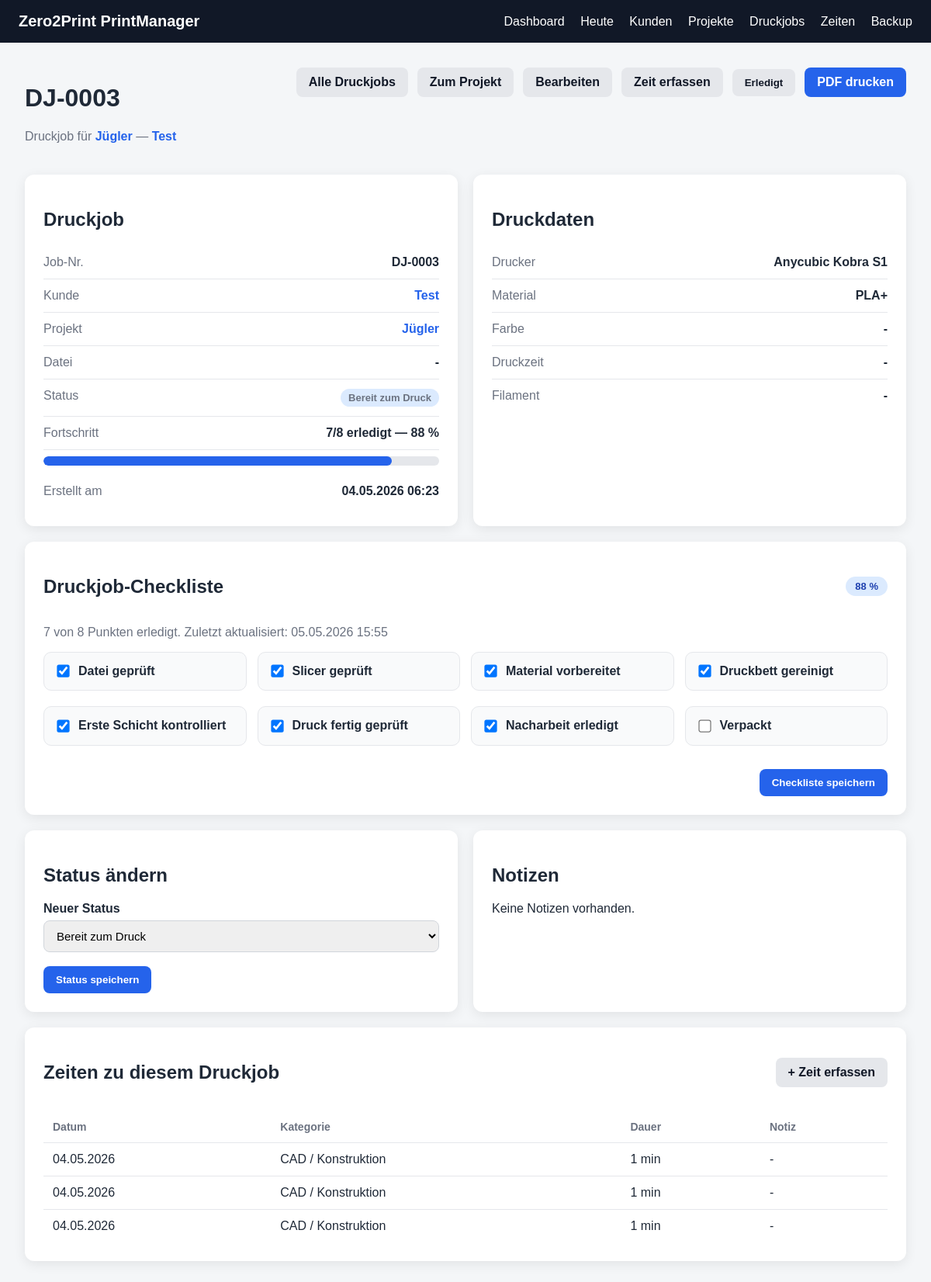
The page /jobs/3 on the database as committed earlier.
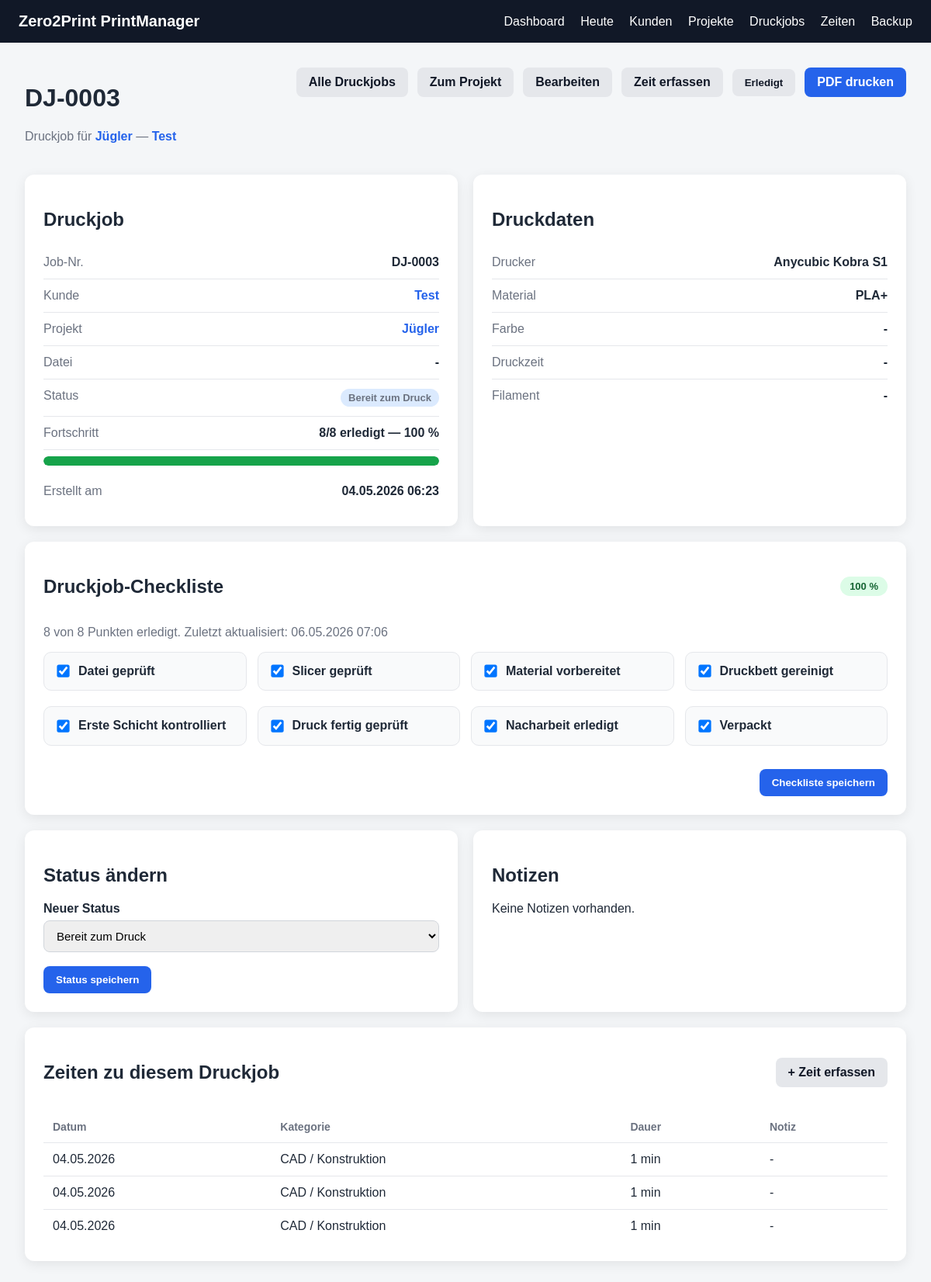
The same page on the database as committed later.
### app/models.py (models this page shows)
class PrintJob(Base):
    __tablename__ = "print_jobs"
    id = Column(Integer, primary_key=True, index=True)
    project_id = Column(Integer, ForeignKey("projects.id"), nullable=False)
    file_id = Column(Integer, ForeignKey("project_files.id"), nullable=True)
    printer_name = Column(String, nullable=True)
    material = Column(String, nullable=True)
    color = Column(String, nullable=True)
    planned_print_time = Column(String, nullable=True)
    planned_weight_grams = Column(Integer, nullable=True)
    status = Column(String, default="Bereit zum Druck")
    notes = Column(Text, nullable=True)
    created_at = Column(DateTime, default=datetime.utcnow)
    project = relationship("Project", back_populates="print_jobs")
    file = relationship("ProjectFile", back_populates="print_jobs")
    time_entries = relationship(
        "TimeEntry",
        back_populates="print_job"
    )
    checklist = relationship(
        "PrintJobChecklist",
        back_populates="print_job",
        uselist=False,
        cascade="all, delete-orphan"
    )

class Project(Base):
    __tablename__ = "projects"
    id = Column(Integer, primary_key=True, index=True)
    customer_id = Column(Integer, ForeignKey("customers.id"), nullable=False)
    name = Column(String, nullable=False)
    description = Column(Text, nullable=True)
    status = Column(String, default="Anfrage")
    deadline = Column(String, nullable=True)
    note = Column(Text, nullable=True)
    created_at = Column(DateTime, default=datetime.utcnow)
    customer = relationship("Customer", back_populates="projects")
    files = relationship(
        "ProjectFile",
        back_populates="project",
        cascade="all, delete-orphan"
    )
    print_jobs = relationship(
        "PrintJob",
        back_populates="project",
        cascade="all, delete-orphan"
    )
    time_entries = relationship(
        "TimeEntry",
        back_populates="project",
        cascade="all, delete-orphan"
    )

class Customer(Base):
    __tablename__ = "customers"
    id = Column(Integer, primary_key=True, index=True)
    name = Column(String, nullable=False)
    email = Column(String, nullable=True)
    phone = Column(String, nullable=True)
    note = Column(Text, nullable=True)
    created_at = Column(DateTime, default=datetime.utcnow)
    projects = relationship(
        "Project",
        back_populates="customer",
        cascade="all, delete-orphan"
    )

class PrintJobChecklist(Base):
    __tablename__ = "print_job_checklists"
    id = Column(Integer, primary_key=True, index=True)
    print_job_id = Column(Integer, ForeignKey("print_jobs.id"), nullable=False, unique=True)
    file_checked = Column(Boolean, default=False)
    slicer_checked = Column(Boolean, default=False)
    material_ready = Column(Boolean, default=False)
    bed_cleaned = Column(Boolean, default=False)
    first_layer_checked = Column(Boolean, default=False)
    print_finished_checked = Column(Boolean, default=False)
    post_processing_done = Column(Boolean, default=False)
    packed = Column(Boolean, default=False)
    updated_at = Column(DateTime, default=datetime.utcnow)
    print_job = relationship("PrintJob", back_populates="checklist")

class TimeEntry(Base):
    __tablename__ = "time_entries"
    id = Column(Integer, primary_key=True, index=True)
    project_id = Column(Integer, ForeignKey("projects.id"), nullable=False)
    print_job_id = Column(Integer, ForeignKey("print_jobs.id"), nullable=True)
    category = Column(String, nullable=False)
    start_time = Column(DateTime, nullable=True)
    end_time = Column(DateTime, nullable=True)
    duration_minutes = Column(Integer, nullable=True)
    note = Column(Text, nullable=True)
    created_at = Column(DateTime, default=datetime.utcnow)
    project = relationship("Project", back_populates="time_entries")
    print_job = relationship("PrintJob", back_populates="time_entries")

### app/routes/print_jobs.py (the view)
@router.get("/{job_id}")
def print_job_detail(
    job_id: int,
    request: Request,
    db: Session = Depends(get_db)
):
    job = db.query(PrintJob).filter(PrintJob.id == job_id).first()
    if not job:
        return templates.TemplateResponse(
            request=request,
            name="not_found.html",
            context={
                "title": "Nicht gefunden",
                "message": "Druckjob wurde nicht gefunden."
            },
            status_code=404
        )
    checklist = get_or_create_checklist(db, job)
    return templates.TemplateResponse(
        request=request,
        name="print_job_detail.html",
        context={
            "title": f"DJ-{job.id:04d}",
            "job": job,
            "checklist": checklist
        }
    )

### app/templates/print_job_detail.html (shortened to what this page needs)
{% extends "base.html" %}
{% block content %}
<div class="page-header">
    <div>
        <h1>DJ-{{ "%04d"|format(job.id) }}</h1>
        <p class="muted">
            Druckjob für
            <a class="link-btn" href="/projects/{{ job.project.id }}">{{ job.project.name }}</a>
            —
            <a class="link-btn" href="/customers/{{ job.project.customer.id }}">{{ job.project.customer.name }}</a>
        </p>
    </div>
    <div class="header-actions">
        <a class="btn-secondary" href="/jobs">Alle Druckjobs</a>
        <a class="btn-secondary" href="/projects/{{ job.project.id }}">Zum Projekt</a>
        <a class="btn-secondary" href="/jobs/{{ job.id }}/edit">Bearbeiten</a>
        <a class="btn-secondary" href="/time/new?project_id={{ job.project.id }}&job_id={{ job.id }}">Zeit erfassen</a>
        <form method="post" action="/jobs/{{ job.id }}/done" onsubmit="return confirm('Druckjob als erledigt markieren?');">
            <button class="btn-secondary" type="submit">Erledigt</button>
        </form>
        <a class="btn" href="/jobs/{{ job.id }}/pdf" target="_blank">PDF drucken</a>
    </div>
</div>
<div class="detail-grid">
    <div class="page-card">
        <h2>Druckjob</h2>
        <div class="detail-row">
            <span>Job-Nr.</span>
            <strong>DJ-{{ "%04d"|format(job.id) }}</strong>
        </div>
        <div class="detail-row">
            <span>Kunde</span>
            <strong>
                <a class="link-btn" href="/customers/{{ job.project.customer.id }}">
                    {{ job.project.customer.name }}
                </a>
            </strong>
        </div>
        <div class="detail-row">
            <span>Projekt</span>
            <strong>
                <a class="link-btn" href="/projects/{{ job.project.id }}">
                    {{ job.project.name }}
                </a>
            </strong>
        </div>
        <div class="detail-row">
            <span>Datei</span>
            <strong>
                {% if job.file %}
                    {{ job.file.original_filename }}
                {% else %}
                    -
                {% endif %}
            </strong>
        </div>
        <div class="detail-row">
            <span>Status</span>
            <strong>
                <span class="status-pill {{ status_class(job.status) }}">
                    {{ job.status }}
                </span>
            </strong>
        </div>
        <div class="detail-row">
            <span>Fortschritt</span>
            <strong>
                {{ checklist_done_count(job) }}/{{ checklist_total_count() }} erledigt
                —
                {{ checklist_progress(job) }} %
            </strong>
        </div>
        <div class="progress-bar-wrap">
            <div class="progress-bar {{ checklist_progress_class(job) }}" style="width: {{ checklist_progress(job) }}%;"></div>
        </div>
        <div class="detail-row">
            <span>Erstellt am</span>
            <strong>{{ job.created_at.strftime("%d.%m.%Y %H:%M") }}</strong>
        </div>
    </div>
    <div class="page-card">
        <h2>Druckdaten</h2>
        <div class="detail-row">
            <span>Drucker</span>
            <strong>{{ job.printer_name or "-" }}</strong>
        </div>
        <div class="detail-row">
            <span>Material</span>
            <strong>{{ job.material or "-" }}</strong>
        </div>
        <div class="detail-row">
            <span>Farbe</span>
            <strong>{{ job.color or "-" }}</strong>
        </div>
        <div class="detail-row">
            <span>Druckzeit</span>
            <strong>{{ job.planned_print_time or "-" }}</strong>
        </div>
        <div class="detail-row">
            <span>Filament</span>
            <strong>
                {% if job.planned_weight_grams %}
                    {{ job.planned_weight_grams }} g
                {% else %}
                    -
                {% endif %}
            </strong>
        </div>
    </div>
</div>
<div class="page-card mt">
    <div class="section-header">
        <h2>Druckjob-Checkliste</h2>
        <span class="progress-pill {{ checklist_progress_class(job) }}">
            {{ checklist_progress(job) }} %
        </span>
    </div>
    <p class="muted">
        {{ checklist_done_count(job) }} von {{ checklist_total_count() }} Punkten erledigt.
        {% if checklist and checklist.updated_at %}
            Zuletzt aktualisiert: {{ checklist.updated_at.strftime("%d.%m.%Y %H:%M") }}
        {% endif %}
    </p>
    <form method="post" action="/jobs/{{ job.id }}/checklist">
        <div class="checklist-grid">
            <label class="checklist-item">
                <input type="checkbox" name="file_checked" value="1" {% if checklist and checklist.file_checked %}checked{% endif %}>
                <span>Datei geprüft</span>
            </label>
            <label class="checklist-item">
                <input type="checkbox" name="slicer_checked" value="1" {% if checklist and checklist.slicer_checked %}checked{% endif %}>
                <span>Slicer geprüft</span>
            </label>
            <label class="checklist-item">
                <input type="checkbox" name="material_ready" value="1" {% if checklist and checklist.material_ready %}checked{% endif %}>
                <span>Material vorbereitet</span>
            </label>
            <label class="checklist-item">
                <input type="checkbox" name="bed_cleaned" value="1" {% if checklist and checklist.bed_cleaned %}checked{% endif %}>
                <span>Druckbett gereinigt</span>
            </label>
            <label class="checklist-item">
                <input type="checkbox" name="first_layer_checked" value="1" {% if checklist and checklist.first_layer_checked %}checked{% endif %}>
                <span>Erste Schicht kontrolliert</span>
            </label>
            <label class="checklist-item">
                <input type="checkbox" name="print_finished_checked" value="1" {% if checklist and checklist.print_finished_checked %}checked{% endif %}>
                <span>Druck fertig geprüft</span>
            </label>
            <label class="checklist-item">
                <input type="checkbox" name="post_processing_done" value="1" {% if checklist and checklist.post_processing_done %}checked{% endif %}>
                <span>Nacharbeit erledigt</span>
            </label>
            <label class="checklist-item">
                <input type="checkbox" name="packed" value="1" {% if checklist and checklist.packed %}checked{% endif %}>
                <span>Verpackt</span>
            </label>
        </div>
        <div class="form-actions">
            <button class="btn" type="submit">Checkliste speichern</button>
        </div>
    </form>
</div>
<div class="detail-grid mt">
    <div class="page-card">
        <h2>Status ändern</h2>
        <form method="post" action="/jobs/{{ job.id }}/status">
            <div class="form-group">
                <label for="status">Neuer Status</label>
                <select id="status" name="status">
                    <option value="Bereit zum Druck" {% if job.status == "Bereit zum Druck" %}selected{% endif %}>Bereit zum Druck</option>
                </select>
            </div>
            <button class="btn" type="submit">Status speichern</button>
        </form>
    </div>
    <div class="page-card">
        <h2>Notizen</h2>
        <p>{{ job.notes or "Keine Notizen vorhanden." }}</p>
    </div>
</div>
<div class="page-card mt">
    <div class="section-header">
        <h2>Zeiten zu diesem Druckjob</h2>
        <a class="btn-secondary" href="/time/new?project_id={{ job.project.id }}&job_id={{ job.id }}">+ Zeit erfassen</a>
    </div>
    {% if job.time_entries %}
    <table>
        <thead>
            <tr>
                <th>Datum</th>
                <th>Kategorie</th>
                <th>Dauer</th>
                <th>Notiz</th>
            </tr>
        </thead>
        <tbody>
            {% for entry in job.time_entries %}
            <tr>
                <td>{{ entry.created_at.strftime("%d.%m.%Y") }}</td>
                <td>{{ entry.category }}</td>
                <td>
                    {% if entry.duration_minutes %}
                        {{ entry.duration_minutes }} min
                    {% else %}
                        läuft
                    {% endif %}
                </td>
                <td>{{ entry.note or "-" }}</td>
            </tr>
            {% endfor %}
        </tbody>
    </table>
    {% else %}
    <p class="muted">Für diesen Druckjob wurden noch keine Zeiten erfasst.</p>
    {% endif %}
</div>
{% endblock %}

### app/templates/base.html (shortened to what this page needs)
<!DOCTYPE html>
<html lang="de">
<head>
    <link rel="stylesheet" href="/static/style.css">
</head>
<body>
<header class="topbar">
    <div class="brand">Zero2Print PrintManager</div>
    <nav>
        <a href="/">Dashboard</a>
        <a href="/today">Heute</a>
        <a href="/customers">Kunden</a>
        <a href="/projects">Projekte</a>
        <a href="/jobs">Druckjobs</a>
        <a href="/time">Zeiten</a>
        <a href="/backup">Backup</a>
    </nav>
</header>
<main class="container">
    {% block content %}{% endblock %}
</main>
</body>
</html>

Rows that differ between the two databases and show on the page:
changed PrintJobChecklist: file_checked+slicer_checked+material_ready "7" → "8"; file_checked+slicer_checked+material_ready "88" → "100"; updated_at "05.05.2026 15:55" → "06.05.2026 07:06"; packed "☐" → "☑"
